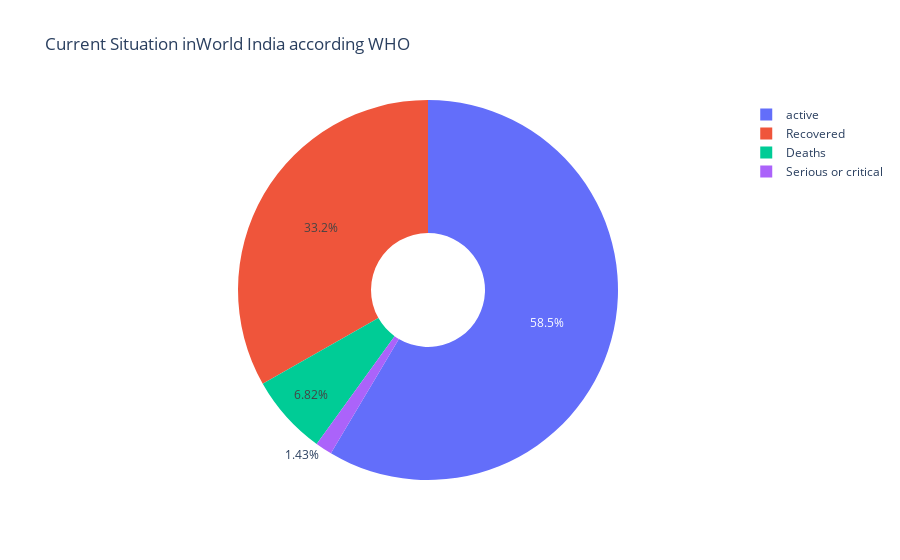

The notebook cell this image was saved under:
### Code cell
#Overall 
import plotly.graph_objs as go
rvd = df1['Total Recovered'].sum()
dth = df1['Total Deaths'].sum()
ac=df1['Active Cases'].sum()
gh=df1['Serious or Critical'].sum()
fig = go.Figure(data=[go.Pie(labels=['Recovered','Deaths','active','Serious or critical'],
                             values= [rvd,dth,ac,gh],hole =.3)])
fig.update_layout(title_text='Current Situation inWorld India according WHO',plot_bgcolor='rgb(275, 270, 273)')
fig.show()

### Figure 1 — Plotly figure (JSON) as saved in the notebook; plotly's stock layout.template omitted (floating-point values rounded to 4 significant figures)
{"data": [{"hole": 0.3, "labels": ["Recovered", "Deaths", "active", "Serious or critical"], "type": "pie", "values": [36994570, 7601025, 65205346, 1592243]}], "layout": {"plot_bgcolor": "rgb(275, 270, 273)", "title": {"text": "Current Situation inWorld India according WHO"}}}
